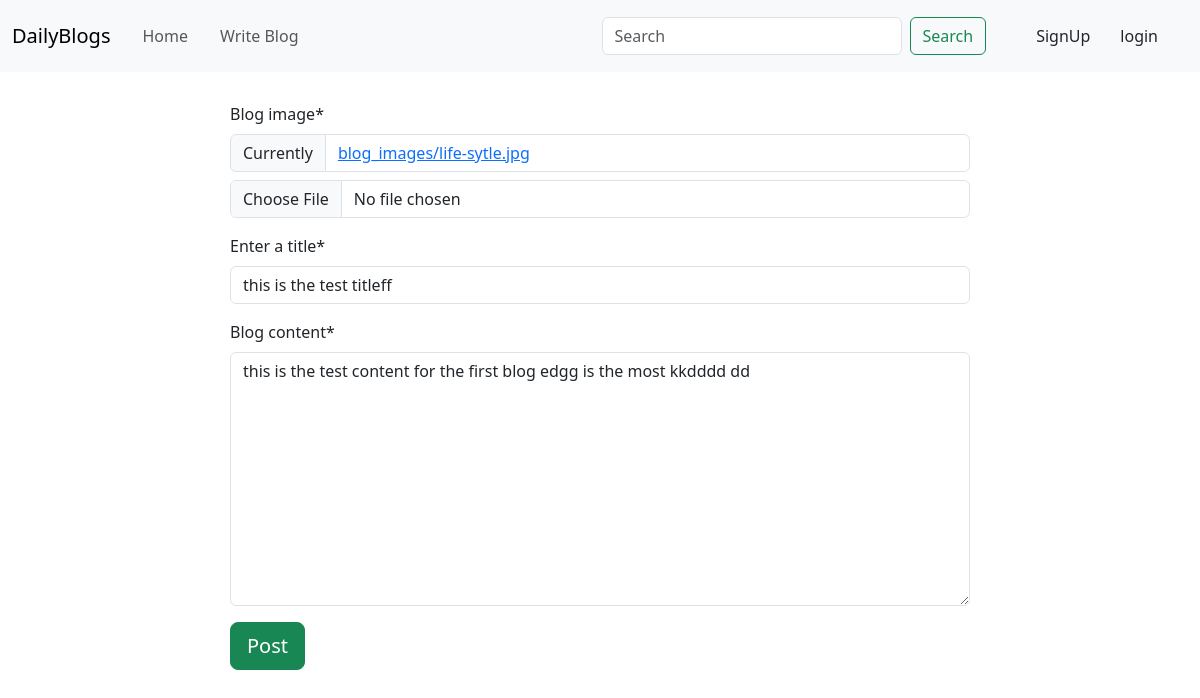
Screenshot of /blog/update-blog/1 with the database file from the repository.
### blogApp/models.py (models this page shows, shortened)
class Blog(models.Model):
    author = models.ForeignKey(User, on_delete=models.CASCADE, related_name='post_author')
    blog_title = models.CharField(max_length=200, verbose_name='Enter a title')
    slug = models.SlugField(max_length=264, unique=True)
    blog_content = models.TextField()
    blog_image = models.ImageField(upload_to='blog_images/')
    publish_date = models.DateTimeField(auto_now_add=True)
    update_date = models.DateTimeField(auto_now=True)
    class Meta:
        ordering = ['-update_date']

### blogApp/views.py (the view, shortened to what this page needs)
# urls.py: path('update-blog/<int:pk>', views.UpdateBlog.as_view(), name='update-blog'),
class UpdateBlog(UpdateView):
    model = Blog
    fields = ['blog_image', 'blog_title', 'blog_content']
    template_name = 'blogApp/write_blog.html'

### templates/blogApp/write_blog.html (shortened to what this page needs)
{% extends 'base.html' %}
{% load static %}
{% load crispy_forms_tags %}
{% block main_block %}
    <div class="container col-8" style="padding: 30px">
        <form method="POST" enctype="multipart/form-data">
            {{ form|crispy }}
            <button type="submit" class="btn btn-success btn-lg">Post</button>
        </form>
    </div>
{% endblock %}

### rows the page displays
Blog: blog_title "this is the test titleff", blog_content "this is the test content for the first blog edgg is the most kkdddd dd"
